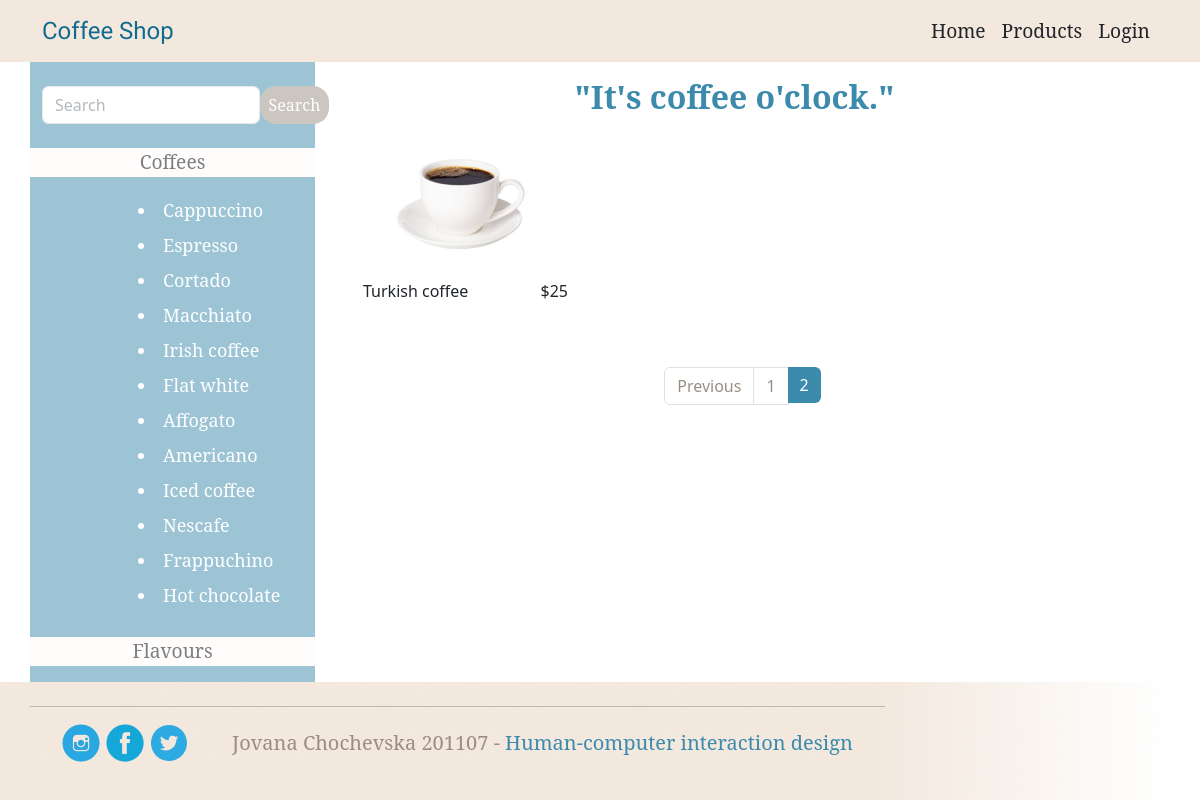
/products/?page=2, run on the app's committed database.
### CoffeeShop/models.py (models this page shows, shortened)
class Product(models.Model):
    name = models.CharField(max_length=30)
    price = models.IntegerField()
    image = models.ImageField(upload_to="products/", null=True, blank=True)

### CoffeeShop/views.py (the view)
# urls.py: path('products/', products, name="products"),
def products(request):
    coffees = Product.objects.all()
    p = Paginator(coffees, 12)
    page_num = request.GET.get('page', 1)
    coffee_names = ['Cappuccino', 'Espresso', 'Cortado', 'Macchiato', 'Irish coffee', 'Flat white', 'Affogato',
                    'Americano', 'Iced coffee', 'Nescafe', 'Frappuchino', 'Hot chocolate']
    flavour_names = ['Chocolate', 'Vanilla', 'Strawberry', 'Caramel']
    try:
        page = p.page(page_num)
    except EmptyPage:
        page = p.page(1)
    context = {'coffees': page, 'coffee_names': coffee_names, 'flavour_names': flavour_names}
    return render(request, "products.html", context=context)

### CoffeeShop/templatetags/group_tags.py (called while the page is built)
@register.filter(name='has_group')
def has_group(user, group_name):
    return user.groups.filter(name=group_name).exists()

### templates/products.html (shortened to what this page needs)
<!DOCTYPE html>
<html lang="en">
<head>
    {% extends 'header_footer.html' %}
    {% load static %}
    {% load group_tags %}
{% block content %}
    <div class="container">
        <div class="row">
            <div class="col-3" style="background-color: #3C8BAC; opacity: 50%">
                <div class="mt-4 mb-2 row">
                    <form method="POST" class="d-flex" action="{% url 'search_feature' %}">
                        <div class="col-sm-10">
                            <input type="text" class="form-control me-2" id="inputPassword" placeholder="Search"
                                   name="search_query">
                        </div>
                        <button class="btn background_color_dark_cream rounded-4 text-white font_noto rounded-4 py-1 px-2 brown_edit-add_btn"#}
                                type="submit">Search
                        </button>
                    </form>
                </div>
                <div class="mt-4 row font_noto">
                    <div class="text-center mb-3" style="background-color: snow">
                        <a class="types_collapse color_blue_font" style="font-size: larger" data-bs-toggle="collapse"
                           href="#collapseCoffeeNames" role="button"
                           aria-expanded="true" aria-controls="collapseExample">
                            Coffees
                        </a>
                    </div>
                    {% for coffee_name in coffee_names %}
                        <div class="collapse show ms-5" id="collapseCoffeeNames">
                            <li class="text-white ps-5 p-1" style="font-size: large">{{ coffee_name }}</li>
                        </div>
                    {% endfor %}
                </div>
                <div class="mt-4 row font_noto">
                    <div class="text-center mb-3" style="background-color: snow">
                        <a class="types_collapse color_blue_font" style="font-size: larger" data-bs-toggle="collapse"
                           href="#collapseFlavours" role="button"
                           aria-expanded="false" aria-controls="collapseExample">
                            Flavours
                        </a>
                    </div>
                </div>
            </div>
            <div class="col-9 mt-3">
                <div class="d-flex justify-content-center">
                    <h2 class="color_lightblue font_noto me-3" style="font-weight: bold">"It's coffee o'clock."</h2>
                </div>
                <div class="row ms-4">
                    {% for coffee in coffees %}
                        <div class="col-3 mb-4 product-card">
                            <div class="" style="width: 205px">
                                <div class="ms-3">
                                    {% if coffee.image %}
                                        <img src="{{ coffee.image.url }}" alt="coffee image">
                                    {% else %}
                                        <p>No image available</p>
                                    {% endif %}
                                </div>
                                <div class="inline mb-4">
                                    <p style="float: left">{{ coffee.name }}</p>
                                    <p class="" style="float: right">${{ coffee.price }}</p>
                                </div>
                            </div>
                        </div>
                    {% endfor %}
                </div>
                <nav aria-label="Page navigation example" class="mt-3">
                    <ul class="pagination justify-content-center">
                        {% if coffees.has_previous %}
                            <li class="page-item">
                                <a href="{% url 'products' %}?page={{ coffees.previous_page_number }}"
                                   class="page-link">Previous</a>
                            </li>
                        {% endif %}
                        {% for num_page in coffees.paginator.page_range %}
                            {% if coffees.number == num_page %}
                                <li class="page-item active" aria-current="page"><a class="page-link"
                                                                                    href="{% url 'products' %}?page={{ num_page }}">{{ num_page }}</a>
                                </li>
                            {% else %}
                                <li class="page-item" aria-current="page"><a class="page-link"
                                                                             href="{% url 'products' %}?page={{ num_page }}">{{ num_page }}</a>
                                </li>
                            {% endif %}
                        {% endfor %}
                    </ul>
                </nav>
            </div>
        </div>
    </div>
{% endblock content %}

### static/css/main.css (style rules this page uses)
.font_noto { font-family: 'Noto Serif', serif; }
.color_dark_cream, .page-link { color: #9A8E84; }
.background_color_dark_cream { background-color: #9A8E84; }
.color_lightblue { color: #3C8BAC !important; }
.background_color_lightblue, .active .page-link { background-color: #3C8BAC; border: #3C8BAC; }
.color_blue_font { color: #136B90; }
.filters, .types_collapse { text-decoration: none !important; color: black; }
html, body { height: 100%; margin: 0; padding: 0; }

### data on the page
Product: image (picture), name "Turkish coffee", price "25"

### other printed values
{{ coffee_name }} "Cappuccino" "Espresso" "Cortado" "Macchiato" "Irish coffee" "Flat white" "Affogato" "Americano" "Iced coffee" "Nescafe" "Frappuchino" "Hot chocolate"
{{ num_page }} "1"
{{ num_page }} "2"
